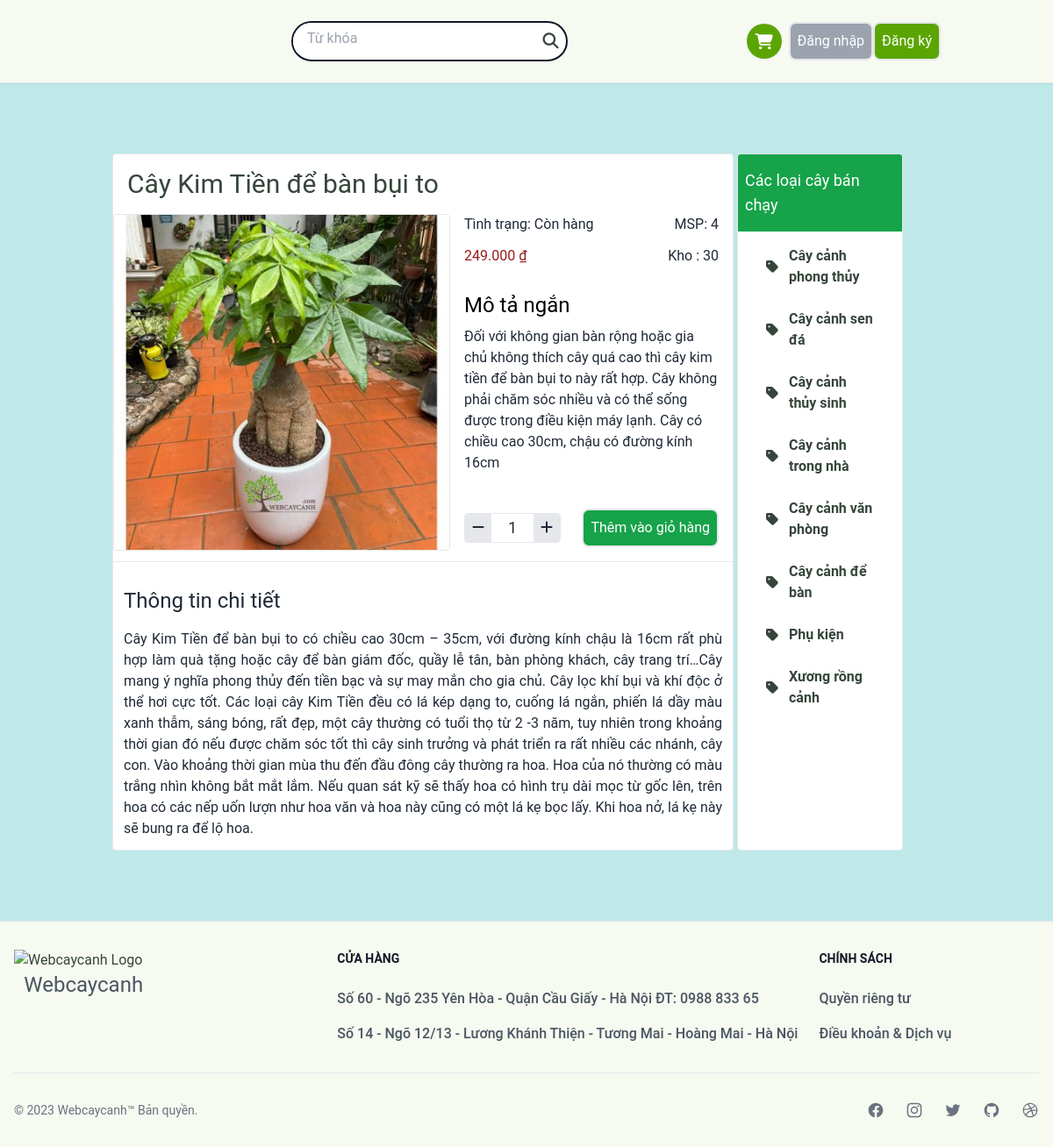
Screenshot of /product/4/ with the database file from the repository.
### core/models.py (models this page shows, shortened)
class BaseModel(models.Model):
    created_at = models.DateTimeField(auto_now_add=True)
    updated_at = models.DateTimeField(auto_now=True)
    class Meta:
        abstract = True

class Product(BaseModel):
    name = models.CharField(max_length=255, unique=True, blank=False)
    price = models.DecimalField(
        max_digits=10, decimal_places=0, validators=[MinValueValidator(0)]
    )
    summary = models.TextField(default="")
    description = models.TextField(default="")
    quantity = models.PositiveIntegerField(default=0)
    category = models.ForeignKey(Category, on_delete=models.CASCADE)
    thumbnail = ProcessedImageField(
        upload_to=hashed_filename,
        default="defaults/product.png",
        processors=[ResizeToFill(400, 400)],
        format="PNG",
        options={"quality": 60},
    )
    def state(self):
        return "Còn hàng" if self.quantity > 0 else "Hết hàng"

class Category(BaseModel):
    label = models.CharField(max_length=255, unique=True, blank=False)
    image = ProcessedImageField(
        upload_to=hashed_filename,
        default="defaults/category.png",
        processors=[ResizeToFill(320, 320)],
        format="PNG",
        options={"quality": 60},
    )
    slug = models.SlugField(max_length=255, unique=True)

### core/views.py (the view)
# urls.py: path("product/<int:pk>/", DetailProductView.as_view(), name="product_detail"),
class DetailProductView(DetailView):
    model = Product
    template_name = "core/product_detail.html"
    def get_context_data(self, **kwargs):
        context = super().get_context_data(**kwargs)
        context["categories"] = Category.objects.order_by("label")[:8]
        return context

### core/templatetags/concurency.py (called while the page is built)
@register.filter
def vnd_format(value):
    return humanize.intcomma(value, False).replace(",", ".") + " ₫"

### templates/core/product_detail.html (shortened to what this page needs)
{% extends "layout/base.html" %}
{% load crispy_forms_tags %}
{% load static %}
{% load humanize %}
{% load concurency %}
{% block content %}
<div class="container overflow-hidden rounded flex my-16 items-stretch">
    <div id="product" class="bg-white border rounded w-3/4">
        <h1 class="text-3xl p-4">{{ product.name }}</h1>
        <div id="product-info" class="flex text-gray-800">
            <div id="product-image">
                <img class="w-96 rounded border" src="{{ product.thumbnail.url }}" alt="">
            </div>
            <div id="product-detail" class="flex flex-col gap-3 flex-1 px-4">
                <div class="flex justify-between">
                    <p>Tình trạng: {{ product.state }}</p>
                    <p>MSP: {{ product.id }}</p>
                </div>
                <div id="product-price" class="flex justify-between">
                    <p class=" text-red-800">{{ product.price|vnd_format }}</p>
                    <p>Kho : <span id="stock">{{ product.quantity }}</span></p>
                </div>
                <div>
                    <p class="text-2xl text-black py-2 pt-4">Mô tả ngắn</p>
                    <p>{{ product.summary }}</p>
                </div>
                <form action="{% url 'core:cart_add' %}" method="post" class="flex items-center justify-between py-4">
                    <div class="flex border rounded overflow-hidden">
                        <button type="button" class="bg-gray-200 hover:bg-slate-600 hover:text-white p-1 px-2"
                            id="quantity-decrease">
                            <i class="fas fa-minus"></i>
                        </button>
                        <input name="quantity" class="text-lg text-center w-12 outline-none" id="id_quantity"
                            value="1"></input>
                        <button type="button" class="bg-gray-200 p-1 px-2 hover:bg-slate-600 hover:text-white"
                            id="quantity-increase">
                            <i class="fas fa-plus"></i>
                        </button>
                    </div>
                    <button data-product-id="{{ product.id }}" data-quantity="{{ 1 }}" id="add-to-cart"
                        class="btn bg-green-600 text-white hover:bg-green-700 hover:text-gray-300">Thêm vào giỏ
                        hàng</button>
                </form>
            </div>
        </div>
        <hr>
        <div id="long-description" class="text-justify text-base p-3 text-gray-800">
            <h2 class="text-2xl my-4">Thông tin chi tiết</h2>
            <p>{{ product.description }}</p>
        </div>
    </div>
    <div id="sidebar" class="w-1/5 bg-white gap-2 ml-1 border rounded overflow-hidden flex flex-col">
        <h1 class="bg-[#16a34a] text-white text-lg px-2 py-4">Các loại cây bán chạy</h1>
        {% for cate in categories %}
        <a href="{% url 'core:product_by_category' cate.slug %}"
            class="flex justify-left gap-3 items-center p-2 px-8 text-base font-semibold hover:text-[#16a34a]">
            <i class="fa-solid fa-tag"></i>
            <span>{{ cate.label }}</span>
        </a>
        {% endfor %}
    </div>
</div>
{% endblock content %}

### rows the page displays
Product: name "Cây Kim Tiền để bàn bụi to", thumbnail (picture), state "Còn hàng", id "4", price|vnd_format "249.000 ₫", quantity "30", summary "Đối với không gian bàn rộng hoặc gia chủ không thích cây quá cao thì cây kim tiền để bàn bụi to này rất hợp. Cây không phải chăm sóc nhiều và có thể sống được trong điều kiện máy lạnh. Cây có chiều cao 30cm, chậu có đường kính 16cm", description "Cây Kim Tiền để bàn bụi to có chiều cao 30cm – 35cm, với đường kính chậu là 16cm rất phù hợp làm quà tặng hoặc cây để bàn giám đốc, quầy lễ tân, bàn phòng khách, cây trang trí…Cây mang ý nghĩa phong thủy đến tiền bạc và sự may mắn cho gia chủ. Cây lọc khí bụi và khí độc ở thể hơi cực tốt. Các loại cây Kim Tiền đều có lá kép dạng to, cuống lá ngắn, phiến lá dầy màu xanh thẫm, sáng bóng, rất đẹp, một cây thường có tuổi thọ từ 2 -3 năm, tuy nhiên trong khoảng thời gian đó nếu được chăm sóc tốt thì cây sinh trưởng và phát triển ra rất nhiều các nhánh, cây con. Vào khoảng thời gian mùa thu đến đầu đông cây thường ra hoa. Hoa của nó thường có màu trắng nhìn không bắt mắt lắm. Nếu quan sát kỹ sẽ…"
Category: label "Cây cảnh phong thủy"
Category: label "Cây cảnh sen đá"
Category: label "Cây cảnh thủy sinh"
Category: label "Cây cảnh trong nhà"
Category: label "Cây cảnh văn phòng"
Category: label "Cây cảnh để bàn"
Category: label "Phụ kiện"
Category: label "Xương rồng cảnh"
